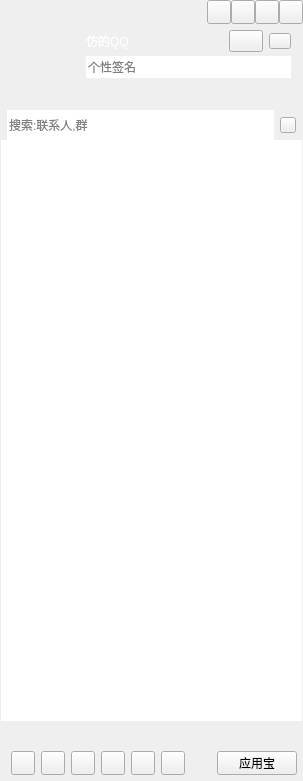
<?xml version="1.0" encoding="UTF-8"?>
<ui version="4.0">
 <class>CCMainWindow</class>
 <widget class="QWidget" name="CCMainWindow">
  <property name="geometry">
   <rect>
    <x>0</x>
    <y>0</y>
    <width>303</width>
    <height>781</height>
   </rect>
  </property>
  <property name="sizePolicy">
   <sizepolicy hsizetype="Expanding" vsizetype="Preferred">
    <horstretch>0</horstretch>
    <verstretch>0</verstretch>
   </sizepolicy>
  </property>
  <property name="focusPolicy">
   <enum>Qt::StrongFocus</enum>
  </property>
  <property name="windowTitle">
   <string>CCMainWindow</string>
  </property>
  <property name="sjifsj" stdset="0">
   <bool>true</bool>
  </property>
  <layout class="QVBoxLayout" name="verticalLayout_6">
   <property name="spacing">
    <number>0</number>
   </property>
   <property name="sizeConstraint">
    <enum>QLayout::SetDefaultConstraint</enum>
   </property>
   <property name="leftMargin">
    <number>0</number>
   </property>
   <property name="topMargin">
    <number>0</number>
   </property>
   <property name="rightMargin">
    <number>0</number>
   </property>
   <property name="bottomMargin">
    <number>0</number>
   </property>
   <item>
    <widget class="QWidget" name="titleWidget" native="true">
     <property name="sizePolicy">
      <sizepolicy hsizetype="Expanding" vsizetype="Preferred">
       <horstretch>0</horstretch>
       <verstretch>0</verstretch>
      </sizepolicy>
     </property>
     <property name="titleskin" stdset="0">
      <bool>true</bool>
     </property>
     <layout class="QVBoxLayout" name="verticalLayout_2">
      <property name="spacing">
       <number>0</number>
      </property>
      <property name="leftMargin">
       <number>0</number>
      </property>
      <property name="topMargin">
       <number>0</number>
      </property>
      <property name="rightMargin">
       <number>0</number>
      </property>
      <property name="bottomMargin">
       <number>0</number>
      </property>
      <item>
       <layout class="QHBoxLayout" name="horizontalLayout">
        <property name="spacing">
         <number>0</number>
        </property>
        <property name="leftMargin">
         <number>13</number>
        </property>
        <item>
         <widget class="QLabel" name="titleIcon">
          <property name="sizePolicy">
           <sizepolicy hsizetype="Fixed" vsizetype="Fixed">
            <horstretch>0</horstretch>
            <verstretch>0</verstretch>
           </sizepolicy>
          </property>
          <property name="minimumSize">
           <size>
            <width>42</width>
            <height>18</height>
           </size>
          </property>
          <property name="maximumSize">
           <size>
            <width>42</width>
            <height>18</height>
           </size>
          </property>
          <property name="text">
           <string/>
          </property>
         </widget>
        </item>
        <item>
         <spacer name="horizontalSpacer">
          <property name="orientation">
           <enum>Qt::Horizontal</enum>
          </property>
          <property name="sizeHint" stdset="0">
           <size>
            <width>40</width>
            <height>20</height>
           </size>
          </property>
         </spacer>
        </item>
        <item>
         <widget class="QPushButton" name="palcehold1">
          <property name="sizePolicy">
           <sizepolicy hsizetype="Fixed" vsizetype="Fixed">
            <horstretch>0</horstretch>
            <verstretch>0</verstretch>
           </sizepolicy>
          </property>
          <property name="minimumSize">
           <size>
            <width>24</width>
            <height>24</height>
           </size>
          </property>
          <property name="maximumSize">
           <size>
            <width>24</width>
            <height>24</height>
           </size>
          </property>
          <property name="text">
           <string/>
          </property>
         </widget>
        </item>
        <item>
         <widget class="QPushButton" name="placehold2">
          <property name="sizePolicy">
           <sizepolicy hsizetype="Fixed" vsizetype="Fixed">
            <horstretch>0</horstretch>
            <verstretch>0</verstretch>
           </sizepolicy>
          </property>
          <property name="minimumSize">
           <size>
            <width>24</width>
            <height>24</height>
           </size>
          </property>
          <property name="maximumSize">
           <size>
            <width>24</width>
            <height>24</height>
           </size>
          </property>
          <property name="text">
           <string/>
          </property>
         </widget>
        </item>
        <item>
         <widget class="QPushButton" name="sysmin">
          <property name="sizePolicy">
           <sizepolicy hsizetype="Fixed" vsizetype="Fixed">
            <horstretch>0</horstretch>
            <verstretch>0</verstretch>
           </sizepolicy>
          </property>
          <property name="minimumSize">
           <size>
            <width>24</width>
            <height>24</height>
           </size>
          </property>
          <property name="maximumSize">
           <size>
            <width>24</width>
            <height>24</height>
           </size>
          </property>
          <property name="text">
           <string/>
          </property>
         </widget>
        </item>
        <item>
         <widget class="QPushButton" name="sysclose">
          <property name="sizePolicy">
           <sizepolicy hsizetype="Fixed" vsizetype="Fixed">
            <horstretch>0</horstretch>
            <verstretch>0</verstretch>
           </sizepolicy>
          </property>
          <property name="minimumSize">
           <size>
            <width>24</width>
            <height>24</height>
           </size>
          </property>
          <property name="maximumSize">
           <size>
            <width>24</width>
            <height>24</height>
           </size>
          </property>
          <property name="text">
           <string/>
          </property>
         </widget>
        </item>
       </layout>
      </item>
      <item>
       <layout class="QHBoxLayout" name="horizontalLayout_3">
        <property name="leftMargin">
         <number>12</number>
        </property>
        <property name="topMargin">
         <number>6</number>
        </property>
        <property name="rightMargin">
         <number>12</number>
        </property>
        <property name="bottomMargin">
         <number>6</number>
        </property>
        <item>
         <widget class="QLabel" name="headLabel">
          <property name="sizePolicy">
           <sizepolicy hsizetype="Fixed" vsizetype="Fixed">
            <horstretch>0</horstretch>
            <verstretch>0</verstretch>
           </sizepolicy>
          </property>
          <property name="minimumSize">
           <size>
            <width>68</width>
            <height>68</height>
           </size>
          </property>
          <property name="maximumSize">
           <size>
            <width>68</width>
            <height>68</height>
           </size>
          </property>
          <property name="text">
           <string/>
          </property>
         </widget>
        </item>
        <item>
         <layout class="QVBoxLayout" name="verticalLayout">
          <property name="spacing">
           <number>4</number>
          </property>
          <item>
           <layout class="QHBoxLayout" name="horizontalLayout_2">
            <item>
             <widget class="QLabel" name="nameLabel">
              <property name="sizePolicy">
               <sizepolicy hsizetype="Expanding" vsizetype="Fixed">
                <horstretch>0</horstretch>
                <verstretch>0</verstretch>
               </sizepolicy>
              </property>
              <property name="minimumSize">
               <size>
                <width>130</width>
                <height>22</height>
               </size>
              </property>
              <property name="maximumSize">
               <size>
                <width>4698541</width>
                <height>22</height>
               </size>
              </property>
              <property name="styleSheet">
               <string notr="true">color:rgb(255,255,255);
font:75 12pt &quot;微软雅黑&quot;;</string>
              </property>
              <property name="text">
               <string>仿的QQ</string>
              </property>
             </widget>
            </item>
            <item>
             <widget class="QPushButton" name="stausBtn">
              <property name="sizePolicy">
               <sizepolicy hsizetype="Fixed" vsizetype="Fixed">
                <horstretch>0</horstretch>
                <verstretch>0</verstretch>
               </sizepolicy>
              </property>
              <property name="minimumSize">
               <size>
                <width>34</width>
                <height>22</height>
               </size>
              </property>
              <property name="maximumSize">
               <size>
                <width>34</width>
                <height>22</height>
               </size>
              </property>
              <property name="text">
               <string/>
              </property>
              <property name="hasborder" stdset="0">
               <bool>true</bool>
              </property>
             </widget>
            </item>
            <item>
             <widget class="QPushButton" name="levelBtn">
              <property name="sizePolicy">
               <sizepolicy hsizetype="Fixed" vsizetype="Fixed">
                <horstretch>0</horstretch>
                <verstretch>0</verstretch>
               </sizepolicy>
              </property>
              <property name="minimumSize">
               <size>
                <width>22</width>
                <height>16</height>
               </size>
              </property>
              <property name="maximumSize">
               <size>
                <width>22</width>
                <height>16</height>
               </size>
              </property>
              <property name="text">
               <string/>
              </property>
              <property name="hasborder" stdset="0">
               <bool>true</bool>
              </property>
             </widget>
            </item>
           </layout>
          </item>
          <item>
           <widget class="QLineEdit" name="lineEdit">
            <property name="sizePolicy">
             <sizepolicy hsizetype="Expanding" vsizetype="Fixed">
              <horstretch>0</horstretch>
              <verstretch>0</verstretch>
             </sizepolicy>
            </property>
            <property name="minimumSize">
             <size>
              <width>0</width>
              <height>22</height>
             </size>
            </property>
            <property name="maximumSize">
             <size>
              <width>16777215</width>
              <height>22</height>
             </size>
            </property>
            <property name="frame">
             <bool>false</bool>
            </property>
            <property name="placeholderText">
             <string>个性签名</string>
            </property>
           </widget>
          </item>
          <item>
           <widget class="QWidget" name="appWidget" native="true">
            <property name="sizePolicy">
             <sizepolicy hsizetype="Expanding" vsizetype="Fixed">
              <horstretch>0</horstretch>
              <verstretch>0</verstretch>
             </sizepolicy>
            </property>
            <property name="minimumSize">
             <size>
              <width>0</width>
              <height>22</height>
             </size>
            </property>
            <property name="maximumSize">
             <size>
              <width>16777215</width>
              <height>22</height>
             </size>
            </property>
           </widget>
          </item>
         </layout>
        </item>
       </layout>
      </item>
     </layout>
    </widget>
   </item>
   <item>
    <widget class="QWidget" name="widget" native="true">
     <property name="sizePolicy">
      <sizepolicy hsizetype="Expanding" vsizetype="Expanding">
       <horstretch>0</horstretch>
       <verstretch>0</verstretch>
      </sizepolicy>
     </property>
     <layout class="QVBoxLayout" name="verticalLayout_4">
      <property name="spacing">
       <number>0</number>
      </property>
      <property name="leftMargin">
       <number>1</number>
      </property>
      <property name="topMargin">
       <number>0</number>
      </property>
      <property name="rightMargin">
       <number>1</number>
      </property>
      <property name="bottomMargin">
       <number>0</number>
      </property>
      <item>
       <widget class="QWidget" name="searchWidget" native="true">
        <property name="sizePolicy">
         <sizepolicy hsizetype="Expanding" vsizetype="Fixed">
          <horstretch>0</horstretch>
          <verstretch>0</verstretch>
         </sizepolicy>
        </property>
        <property name="minimumSize">
         <size>
          <width>0</width>
          <height>30</height>
         </size>
        </property>
        <property name="maximumSize">
         <size>
          <width>16777215</width>
          <height>30</height>
         </size>
        </property>
        <property name="styleSheet">
         <string notr="true"/>
        </property>
        <property name="searchWidget" stdset="0">
         <bool>true</bool>
        </property>
        <layout class="QHBoxLayout" name="horizontalLayout_4">
         <property name="leftMargin">
          <number>6</number>
         </property>
         <property name="topMargin">
          <number>0</number>
         </property>
         <property name="rightMargin">
          <number>6</number>
         </property>
         <property name="bottomMargin">
          <number>0</number>
         </property>
         <item>
          <widget class="QLineEdit" name="searchLineEdit">
           <property name="minimumSize">
            <size>
             <width>0</width>
             <height>30</height>
            </size>
           </property>
           <property name="maximumSize">
            <size>
             <width>16777215</width>
             <height>30</height>
            </size>
           </property>
           <property name="frame">
            <bool>false</bool>
           </property>
           <property name="placeholderText">
            <string>搜索:联系人,群</string>
           </property>
           <property name="searchLineEdit" stdset="0">
            <bool>true</bool>
           </property>
          </widget>
         </item>
         <item>
          <widget class="QPushButton" name="searchBtn">
           <property name="sizePolicy">
            <sizepolicy hsizetype="Fixed" vsizetype="Fixed">
             <horstretch>0</horstretch>
             <verstretch>0</verstretch>
            </sizepolicy>
           </property>
           <property name="minimumSize">
            <size>
             <width>16</width>
             <height>16</height>
            </size>
           </property>
           <property name="maximumSize">
            <size>
             <width>16</width>
             <height>16</height>
            </size>
           </property>
           <property name="text">
            <string/>
           </property>
           <property name="searchBtn" stdset="0">
            <bool>true</bool>
           </property>
          </widget>
         </item>
        </layout>
       </widget>
      </item>
      <item>
       <widget class="QScrollArea" name="scrollArea">
        <property name="frameShape">
         <enum>QFrame::NoFrame</enum>
        </property>
        <property name="widgetResizable">
         <bool>true</bool>
        </property>
        <widget class="QWidget" name="scrollAreaWidgetContents">
         <property name="geometry">
          <rect>
           <x>0</x>
           <y>0</y>
           <width>301</width>
           <height>575</height>
          </rect>
         </property>
         <property name="sizePolicy">
          <sizepolicy hsizetype="Expanding" vsizetype="Expanding">
           <horstretch>0</horstretch>
           <verstretch>0</verstretch>
          </sizepolicy>
         </property>
         <layout class="QVBoxLayout" name="verticalLayout_3">
          <property name="spacing">
           <number>0</number>
          </property>
          <property name="leftMargin">
           <number>0</number>
          </property>
          <property name="topMargin">
           <number>0</number>
          </property>
          <property name="rightMargin">
           <number>0</number>
          </property>
          <property name="bottomMargin">
           <number>0</number>
          </property>
          <item>
           <widget class="QTreeWidget" name="treeWidget">
            <property name="frameShape">
             <enum>QFrame::NoFrame</enum>
            </property>
            <property name="verticalScrollBarPolicy">
             <enum>Qt::ScrollBarAlwaysOff</enum>
            </property>
            <property name="horizontalScrollBarPolicy">
             <enum>Qt::ScrollBarAlwaysOff</enum>
            </property>
            <property name="editTriggers">
             <set>QAbstractItemView::AllEditTriggers</set>
            </property>
            <property name="indentation">
             <number>0</number>
            </property>
            <property name="headerHidden">
             <bool>true</bool>
            </property>
            <property name="expandsOnDoubleClick">
             <bool>false</bool>
            </property>
            <column>
             <property name="text">
              <string notr="true">1</string>
             </property>
            </column>
           </widget>
          </item>
         </layout>
        </widget>
       </widget>
      </item>
     </layout>
     <zorder>scrollArea</zorder>
     <zorder>searchWidget</zorder>
    </widget>
   </item>
   <item>
    <widget class="QWidget" name="bottomWidget" native="true">
     <property name="sizePolicy">
      <sizepolicy hsizetype="Expanding" vsizetype="Fixed">
       <horstretch>0</horstretch>
       <verstretch>0</verstretch>
      </sizepolicy>
     </property>
     <property name="minimumSize">
      <size>
       <width>0</width>
       <height>60</height>
      </size>
     </property>
     <property name="maximumSize">
      <size>
       <width>16777215</width>
       <height>60</height>
      </size>
     </property>
     <property name="autoFillBackground">
      <bool>false</bool>
     </property>
     <property name="buttomskin" stdset="0">
      <bool>true</bool>
     </property>
     <layout class="QVBoxLayout" name="verticalLayout_5" stretch="1,1">
      <property name="topMargin">
       <number>6</number>
      </property>
      <property name="rightMargin">
       <number>6</number>
      </property>
      <property name="bottomMargin">
       <number>6</number>
      </property>
      <item>
       <layout class="QHBoxLayout" name="bottomLayout_up"/>
      </item>
      <item>
       <layout class="QHBoxLayout" name="horizontalLayout_5">
        <item>
         <widget class="QPushButton" name="bottomBtn_1">
          <property name="sizePolicy">
           <sizepolicy hsizetype="Fixed" vsizetype="Fixed">
            <horstretch>0</horstretch>
            <verstretch>0</verstretch>
           </sizepolicy>
          </property>
          <property name="minimumSize">
           <size>
            <width>24</width>
            <height>24</height>
           </size>
          </property>
          <property name="maximumSize">
           <size>
            <width>24</width>
            <height>24</height>
           </size>
          </property>
          <property name="text">
           <string/>
          </property>
          <property name="hasborder" stdset="0">
           <bool>true</bool>
          </property>
         </widget>
        </item>
        <item>
         <widget class="QPushButton" name="bottomBtn_2">
          <property name="sizePolicy">
           <sizepolicy hsizetype="Fixed" vsizetype="Fixed">
            <horstretch>0</horstretch>
            <verstretch>0</verstretch>
           </sizepolicy>
          </property>
          <property name="minimumSize">
           <size>
            <width>24</width>
            <height>24</height>
           </size>
          </property>
          <property name="maximumSize">
           <size>
            <width>24</width>
            <height>24</height>
           </size>
          </property>
          <property name="text">
           <string/>
          </property>
         </widget>
        </item>
        <item>
         <widget class="QPushButton" name="bottomBtn_3">
          <property name="sizePolicy">
           <sizepolicy hsizetype="Fixed" vsizetype="Fixed">
            <horstretch>0</horstretch>
            <verstretch>0</verstretch>
           </sizepolicy>
          </property>
          <property name="minimumSize">
           <size>
            <width>24</width>
            <height>24</height>
           </size>
          </property>
          <property name="maximumSize">
           <size>
            <width>24</width>
            <height>24</height>
           </size>
          </property>
          <property name="text">
           <string/>
          </property>
         </widget>
        </item>
        <item>
         <widget class="QPushButton" name="bottomBtn_4">
          <property name="sizePolicy">
           <sizepolicy hsizetype="Fixed" vsizetype="Fixed">
            <horstretch>0</horstretch>
            <verstretch>0</verstretch>
           </sizepolicy>
          </property>
          <property name="minimumSize">
           <size>
            <width>24</width>
            <height>24</height>
           </size>
          </property>
          <property name="maximumSize">
           <size>
            <width>24</width>
            <height>24</height>
           </size>
          </property>
          <property name="text">
           <string/>
          </property>
         </widget>
        </item>
        <item>
         <widget class="QPushButton" name="bottomBtn_5">
          <property name="sizePolicy">
           <sizepolicy hsizetype="Fixed" vsizetype="Fixed">
            <horstretch>0</horstretch>
            <verstretch>0</verstretch>
           </sizepolicy>
          </property>
          <property name="minimumSize">
           <size>
            <width>24</width>
            <height>24</height>
           </size>
          </property>
          <property name="maximumSize">
           <size>
            <width>24</width>
            <height>24</height>
           </size>
          </property>
          <property name="text">
           <string/>
          </property>
         </widget>
        </item>
        <item>
         <widget class="QPushButton" name="bottomBtn_6">
          <property name="sizePolicy">
           <sizepolicy hsizetype="Fixed" vsizetype="Fixed">
            <horstretch>0</horstretch>
            <verstretch>0</verstretch>
           </sizepolicy>
          </property>
          <property name="minimumSize">
           <size>
            <width>24</width>
            <height>24</height>
           </size>
          </property>
          <property name="maximumSize">
           <size>
            <width>24</width>
            <height>24</height>
           </size>
          </property>
          <property name="text">
           <string/>
          </property>
         </widget>
        </item>
        <item>
         <spacer name="horizontalSpacer_2">
          <property name="orientation">
           <enum>Qt::Horizontal</enum>
          </property>
          <property name="sizeHint" stdset="0">
           <size>
            <width>18</width>
            <height>20</height>
           </size>
          </property>
         </spacer>
        </item>
        <item>
         <widget class="QPushButton" name="bottomBtn_7">
          <property name="sizePolicy">
           <sizepolicy hsizetype="Preferred" vsizetype="Fixed">
            <horstretch>0</horstretch>
            <verstretch>0</verstretch>
           </sizepolicy>
          </property>
          <property name="minimumSize">
           <size>
            <width>24</width>
            <height>24</height>
           </size>
          </property>
          <property name="maximumSize">
           <size>
            <width>86</width>
            <height>24</height>
           </size>
          </property>
          <property name="text">
           <string>应用宝</string>
          </property>
         </widget>
        </item>
       </layout>
      </item>
     </layout>
    </widget>
   </item>
  </layout>
 </widget>
 <layoutdefault spacing="6" margin="11"/>
 <resources/>
 <connections/>
</ui>
